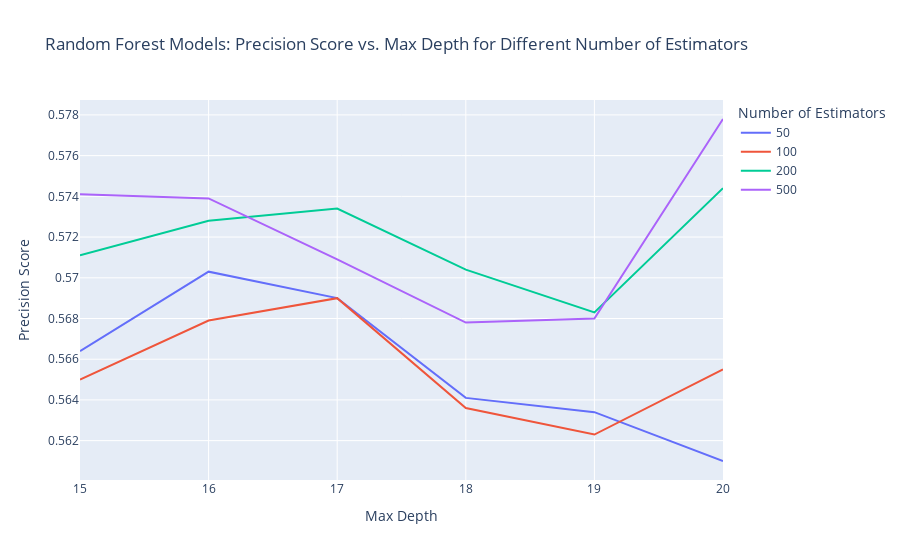

This figure's notebook cell:
### Code cell
# Convert data to DataFrame
df = pd.DataFrame.from_dict(best_precision_matrix_random_forest, orient='index', columns=['precision_score']).reset_index()

# Rename the columns for clarity
df.columns = ['max_depth_and_metric', 'precision_score']

# Separate the tuple into two columns
df[['max_depth', 'n_estimators']] = pd.DataFrame(df['max_depth_and_metric'].tolist(), index=df.index)

# Drop the combined column
df = df.drop(columns=['max_depth_and_metric'])

# Create line plot using Plotly Express
fig = px.line(df, x='max_depth', y='precision_score', color='n_estimators',
              labels={'max_depth': 'Max Depth', 'precision_score': 'Precision Score', 'n_estimators': 'Number of Estimators'},
              title='Random Forest Models: Precision Score vs. Max Depth for Different Number of Estimators')

# Adjust x-axis range
fig.update_xaxes(range=[15, 20])

# Show the figure
fig.show()

### Figure 1 — Plotly figure (JSON) as saved in the notebook; plotly's stock layout.template omitted (floating-point values rounded to 4 significant figures)
{"data": [{"hovertemplate": "Number of Estimators=50<br>Max Depth=%{x}<br>Precision Score=%{y}<extra></extra>", "legendgroup": "50", "line": {"color": "#636efa", "dash": "solid"}, "marker": {"symbol": "circle"}, "mode": "lines", "name": "50", "orientation": "v", "showlegend": true, "type": "scatter", "x": [15, 16, 17, 18, 19, 20], "xaxis": "x", "y": [0.5664, 0.5703, 0.569, 0.5641, 0.5634, 0.561], "yaxis": "y"}, {"hovertemplate": "Number of Estimators=100<br>Max Depth=%{x}<br>Precision Score=%{y}<extra></extra>", "legendgroup": "100", "line": {"color": "#EF553B", "dash": "solid"}, "marker": {"symbol": "circle"}, "mode": "lines", "name": "100", "orientation": "v", "showlegend": true, "type": "scatter", "x": [15, 16, 17, 18, 19, 20], "xaxis": "x", "y": [0.565, 0.5679, 0.569, 0.5636, 0.5623, 0.5655], "yaxis": "y"}, {"hovertemplate": "Number of Estimators=200<br>Max Depth=%{x}<br>Precision Score=%{y}<extra></extra>", "legendgroup": "200", "line": {"color": "#00cc96", "dash": "solid"}, "marker": {"symbol": "circle"}, "mode": "lines", "name": "200", "orientation": "v", "showlegend": true, "type": "scatter", "x": [15, 16, 17, 18, 19, 20], "xaxis": "x", "y": [0.5711, 0.5728, 0.5734, 0.5704, 0.5683, 0.5744], "yaxis": "y"}, {"hovertemplate": "Number of Estimators=500<br>Max Depth=%{x}<br>Precision Score=%{y}<extra></extra>", "legendgroup": "500", "line": {"color": "#ab63fa", "dash": "solid"}, "marker": {"symbol": "circle"}, "mode": "lines", "name": "500", "orientation": "v", "showlegend": true, "type": "scatter", "x": [15, 16, 17, 18, 19, 20], "xaxis": "x", "y": [0.5741, 0.5739, 0.5709, 0.5678, 0.568, 0.5778], "yaxis": "y"}], "layout": {"autosize": true, "legend": {"title": {"text": "Number of Estimators"}, "tracegroupgap": 0}, "title": {"text": "Random Forest Models: Precision Score vs. Max Depth for Different Number of Estimators"}, "xaxis": {"anchor": "y", "domain": [0, 1], "range": [15, 20], "title": {"text": "Max Depth"}, "type": "linear"}, "yaxis": {"anchor": "x", "autorange": true, "domain": [0, 1], "range": [0.5601, 0.5787], "title": {"text": "Precision Score"}, "type": "linear"}}}
